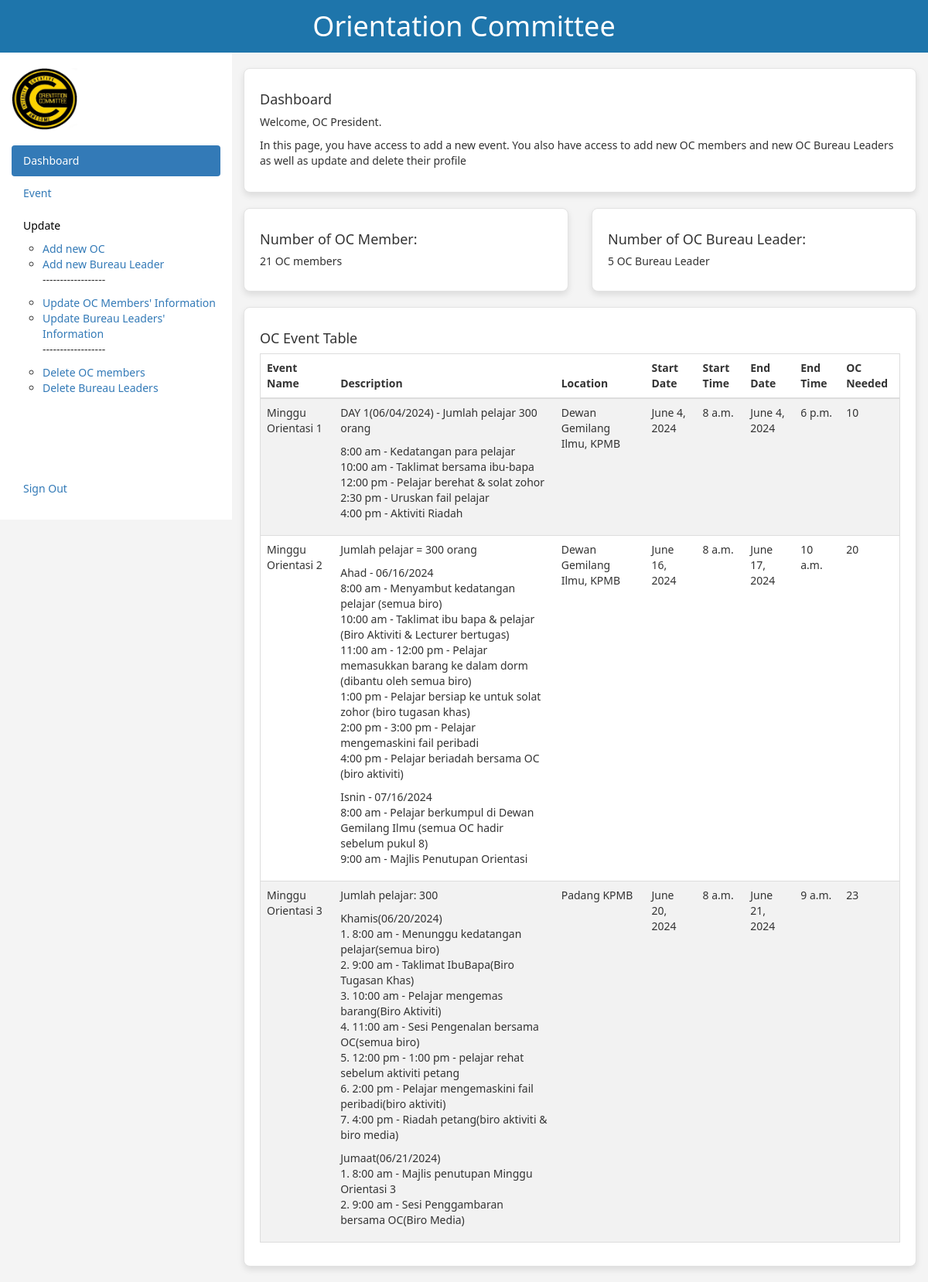
The app's page /OC/oc_president_page/ with its own data.
### RecruitmentSystem/models.py (models this page shows, shortened)
class OCEventData2(models.Model):
    OCEventName = models.CharField(max_length=200)
    OCEventDescription = models.TextField()
    OCEventLocation = models.CharField(max_length=200)
    OCStartDate = models.DateField()
    OCStartTime = models.TimeField()
    OCEndDate = models.DateField()
    OCEndTime = models.TimeField()
    OCNeeded = models.IntegerField()

### RecruitmentSystem/views.py (the view)
# urls.py: path("oc_president_page/", views.oc_president_page, name="oc_president_page"),
def oc_president_page(request):
    oc_count = OCData.objects.count()
    ocbureauleader_count = OCBureauLeaderData.objects.count()
    events = OCEventData2.objects.all()
    context = {
        'oc_count': oc_count,
        'ocbureauleader_count': ocbureauleader_count,
        'events': events
    }
    return render(request,"OC_President_Page.html", context)

### RecruitmentSystem/templates/OC_President_Page.html (shortened to what this page needs)
<!DOCTYPE html>
<html lang="en">
<head>
  <link rel="stylesheet" href="https://maxcdn.bootstrapcdn.com/bootstrap/3.4.1/css/bootstrap.min.css">
</head>
{% load static %}
<body>
<header>
  <h1>Orientation Committee</h1>
</header>
<div class="container-fluid">
  <div class="row content">
    <div class="col-sm-3 sidenav hidden-xs">
      <br>
      <img src="{% static 'Logo OC.png' %}" alt="Logo" width="85px" height="80px">
      <ul class="nav nav-pills nav-stacked">
        <br>
        <li class="active"><a href="#section1">Dashboard</a></li>
        <li><a href="{% url 'add_event' %}">Event</a></li>
        <li><a style="color: black;">Update</a></li>
        <ul>
          <li><a href="{% url 'application_list' %}">Add new OC</a></li>
          <li><a href="{% url 'create_ocbureauleader' %}">Add new Bureau Leader</a></li>
          <p>------------------</p>
          <li><a href="{% url 'update_oc_list' %}">Update OC Members' Information</a></li>
          <li><a href="{% url 'update_ocbureauleader_list' %}">Update Bureau Leaders' Information</a></li>
          <p>------------------</p>
          <li><a href="{% url 'delete_oc_list' %}">Delete OC members</a></li>
          <li><a href="{% url 'delete_ocbureauleader_list' %}">Delete Bureau Leaders</a></li>
        </ul>
        <br><br><br><br><br>
        <li><a href="{% url 'index' %}">Sign Out</a></li>
      </ul><br>
    </div>
    <br>
    <div class="col-sm-9">
      <div class="well">
        <h4>Dashboard</h4>
        <p>Welcome, OC President.</p>
        <p>In this page, you have access to add a new event. You also have access to add new OC members and new OC Bureau Leaders as well as update and delete their profile</p>
      </div>
      <div class="row">
        <div class="col-sm-6">
          <div class="well">
            <h4>Number of OC Member:</h4>
            <h5>{{ oc_count }} OC members</h5>
          </div>
        </div>
        <div class="col-sm-6">
          <div class="well">
            <h4>Number of OC Bureau Leader:</h4>
            <h5>{{ ocbureauleader_count }} OC Bureau Leader</h5>
          </div>
        </div>
      </div>
      <div class="row">
        <div class="col-sm-12">
          <div class="well">
            <h4>OC Event Table</h4>
            <div class="table-responsive">
              <table class="table table-striped table-hover">
                <thead>
                  <tr>
                    <th>Event Name</th>
                    <th>Description</th>
                    <th>Location</th>
                    <th>Start Date</th>
                    <th>Start Time</th>
                    <th>End Date</th>
                    <th>End Time</th>
                    <th>OC Needed</th>
                  </tr>
                </thead>
                <tbody>
                  {% for event in events %}
                  <tr>
                    <td>{{ event.OCEventName }}</td>
                    <td>{{ event.OCEventDescription|linebreaks }}</td>
                    <td>{{ event.OCEventLocation }}</td>
                    <td>{{ event.OCStartDate }}</td>
                    <td>{{ event.OCStartTime }}</td>
                    <td>{{ event.OCEndDate }}</td>
                    <td>{{ event.OCEndTime }}</td>
                    <td>{{ event.OCNeeded }}</td>
                  </tr>
                  {% endfor %}
                </tbody>
              </table>
            </div>
          </div>
        </div>
      </div>
    </div>
  </div>
</div>
</body>
</html>

### RecruitmentSystem/templates/OC_President_Page.html (style rules this page uses)
body { font-family: 'Segoe UI', Tahoma, Geneva, Verdana, sans-serif; background-color: #f4f4f4; margin: 0; padding: 0; color: #333; }
header, footer { background-color: #1e75ab; color: white; text-align: center; padding: 1em 0; }
header h1, footer p { margin: 0; }
.sidenav { background-color: white; height: 100%; }
.well { background-color: white; border-radius: 8px; box-shadow: 0 4px 8px rgba(0, 0, 0, 0.1); padding: 20px; margin-bottom: 20px; }
.table { width: 100%; margin-bottom: 1rem; background-color: transparent; border: 1px solid #ddd; }
.table th, .table td { padding: 0.75rem; vertical-align: top; border-top: 1px solid #ddd; }
.table thead th { vertical-align: bottom; border-bottom: 2px solid #ddd; }
.table-striped tbody tr:nth-of-type(odd) { background-color: rgba(0, 0, 0, 0.05); }

### records on screen
OCEventData2: OCEventName "Minggu Orientasi 1", OCEventDescription "DAY 1(06/04/2024) - Jumlah pelajar 300 orang 8:00 am - Kedatangan para pelajar 10:00 am - Taklimat bersama ibu-bapa 12:00 pm - Pelajar berehat & solat zohor 2:30 pm - Uruskan fail pelajar 4:00 pm - Aktiviti Riadah", OCEventLocation "Dewan Gemilang Ilmu, KPMB", OCStartDate "June 4, 2024", OCStartTime "8 a.m.", OCEndDate "June 4, 2024", OCEndTime "6 p.m.", OCNeeded "10"
OCEventData2: OCEventName "Minggu Orientasi 2", OCEventDescription "Jumlah pelajar = 300 orang Ahad - 06/16/2024 8:00 am - Menyambut kedatangan pelajar (semua biro) 10:00 am - Taklimat ibu bapa & pelajar (Biro Aktiviti & Lecturer bertugas) 11:00 am - 12:00 pm - Pelajar memasukkan barang ke dalam dorm (dibantu oleh semua biro) 1:00 pm - Pelajar bersiap ke untuk solat zohor (biro tugasan khas) 2:00 pm - 3:00 pm - Pelajar mengemaskini fail peribadi 4:00 pm - Pelajar beriadah bersama OC (biro aktiviti) Isnin - 07/16/2024 8:00 am - Pelajar berkumpul di Dewan Gemilang Ilmu (semua OC hadir sebelum pukul 8) 9:00 am - Majlis Penutupan Orientasi", OCEventLocation "Dewan Gemilang Ilmu, KPMB", OCStartDate "June 16, 2024", OCStartTime "8 a.m.", OCEndDate "June 17, 2024", OCEndTime "10 a.m.", OCNeeded "20"
OCEventData2: OCEventName "Minggu Orientasi 3", OCEventDescription "Jumlah pelajar: 300 Khamis(06/20/2024) 1. 8:00 am - Menunggu kedatangan pelajar(semua biro) 2. 9:00 am - Taklimat IbuBapa(Biro Tugasan Khas) 3. 10:00 am - Pelajar mengemas barang(Biro Aktiviti) 4. 11:00 am - Sesi Pengenalan bersama OC(semua biro) 5. 12:00 pm - 1:00 pm - pelajar rehat sebelum aktiviti petang 6. 2:00 pm - Pelajar mengemaskini fail peribadi(biro aktiviti) 7. 4:00 pm - Riadah petang(biro aktiviti & biro media) Jumaat(06/21/2024) 1. 8:00 am - Majlis penutupan Minggu Orientasi 3 2. 9:00 am - Sesi Penggambaran bersama OC(Biro Media)", OCEventLocation "Padang KPMB", OCStartDate "June 20, 2024", OCStartTime "8 a.m.", OCEndDate "June 21, 2024", OCEndTime "9 a.m.", OCNeeded "23"

### other values on screen
{{ oc_count }} "21"
{{ ocbureauleader_count }} "5"
